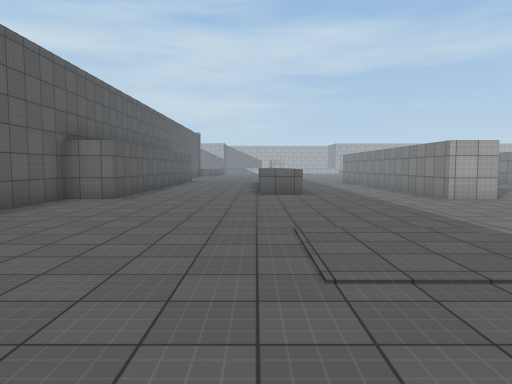
view 1 (above)

21 first-person views from a walk through a scene from a Unity 3-D project. The camera is 1.5 m above the floor, tilts 4° down and sees 70° across. The floor is counted in squares, 2 m on a side. Each view is taken from the middle of a square. On the plan, view 1 faces up. The plan holds only what a view shows up to about 11 squares ahead; the rest is blank. The place goes on beyond the plan. Surface patterns are stand-ins for the level's own textures.

view 2
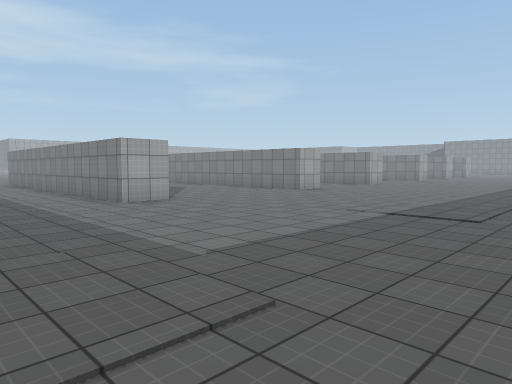

view 3
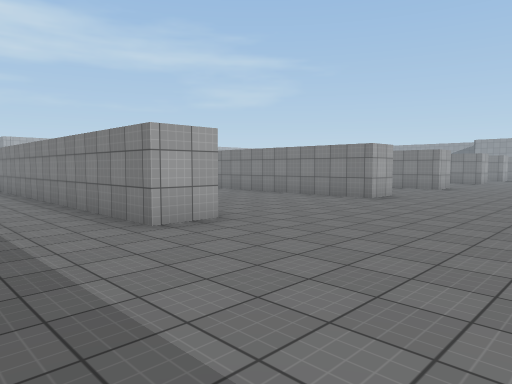

view 4
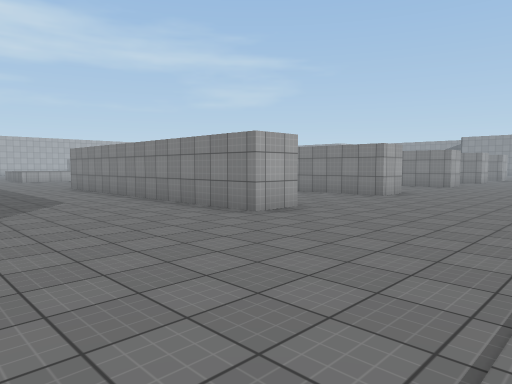

view 5
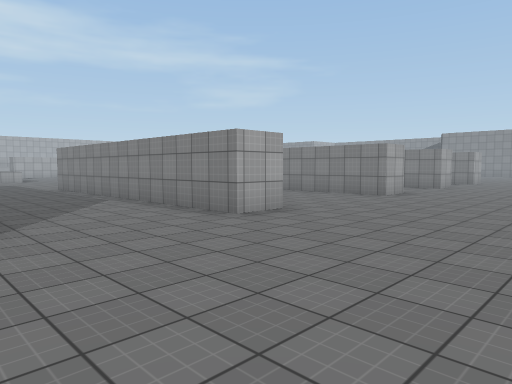

view 6
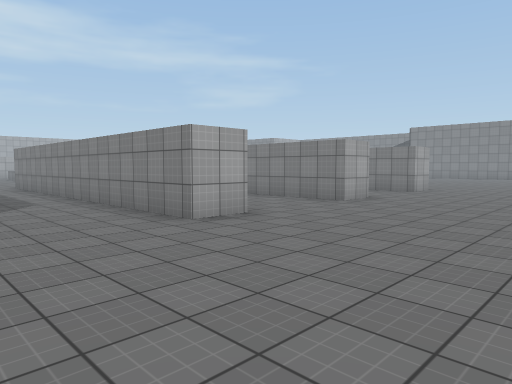

view 7
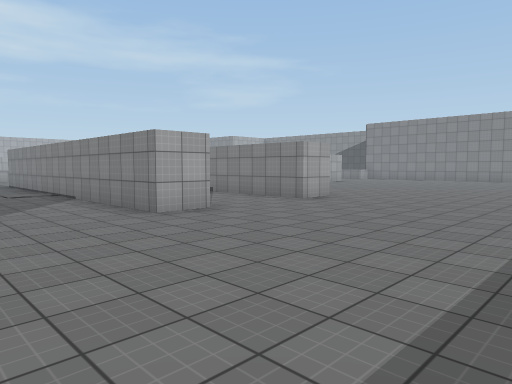

view 8
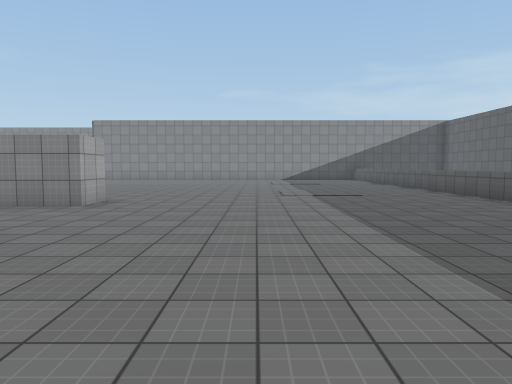

view 9
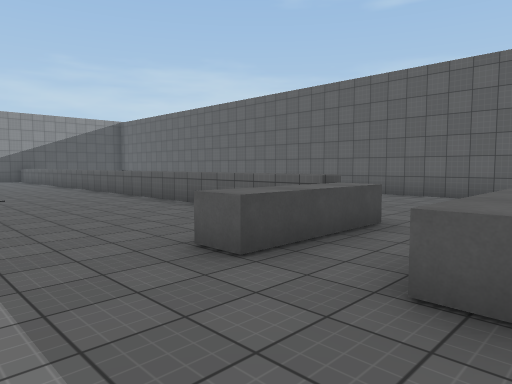

view 10
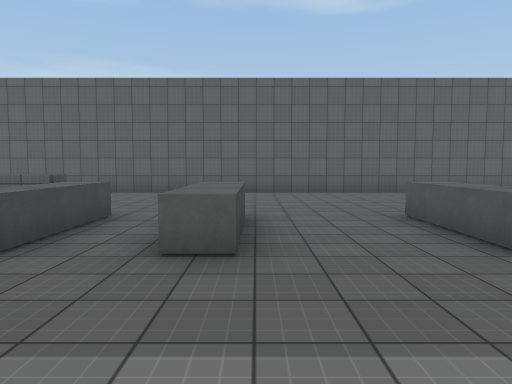

view 11
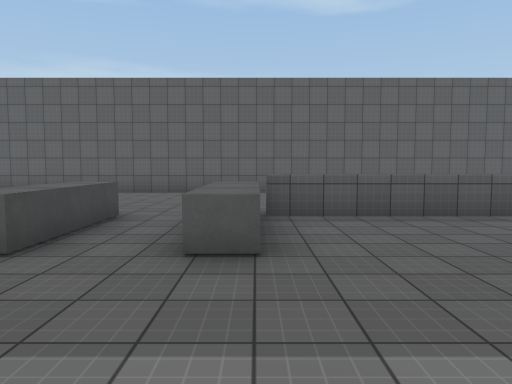

view 12
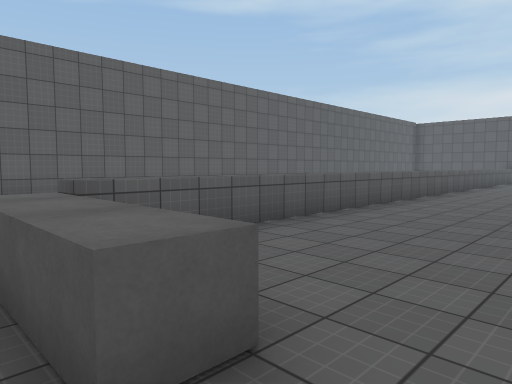

view 13
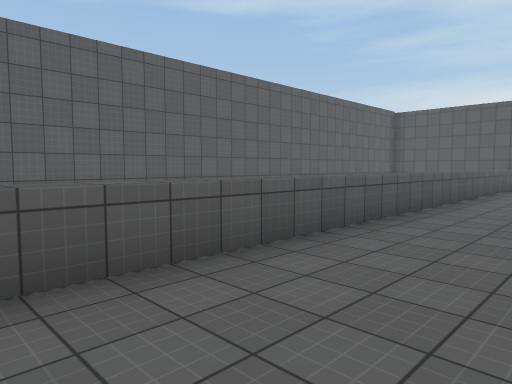

view 14
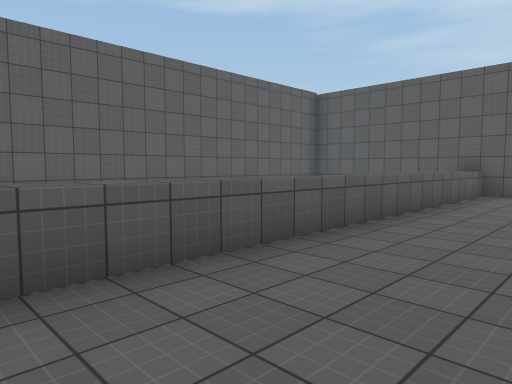

view 15
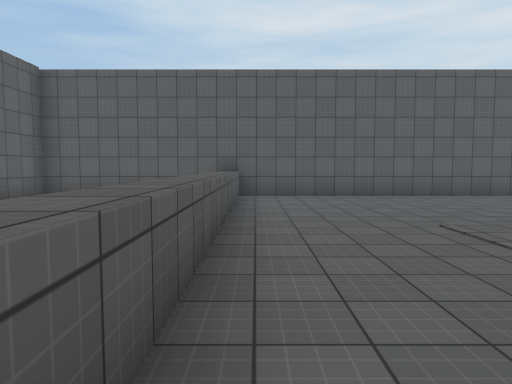

view 16
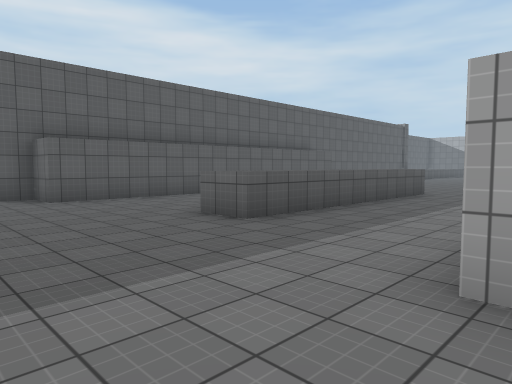

view 17
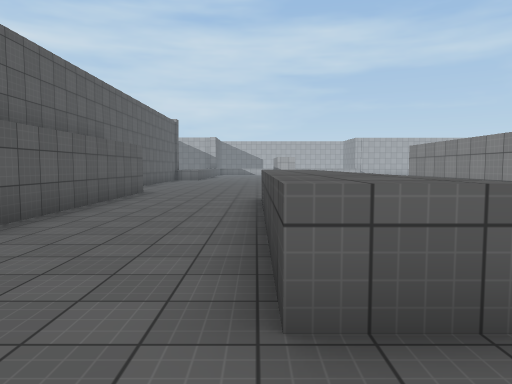

view 18
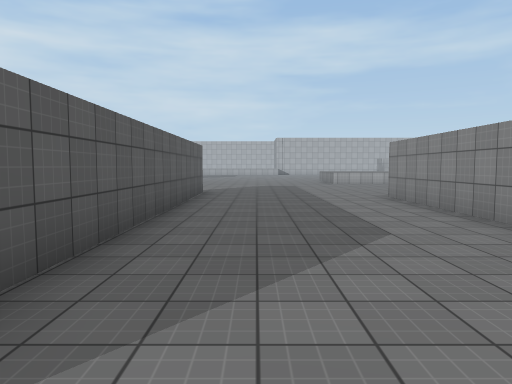

view 19
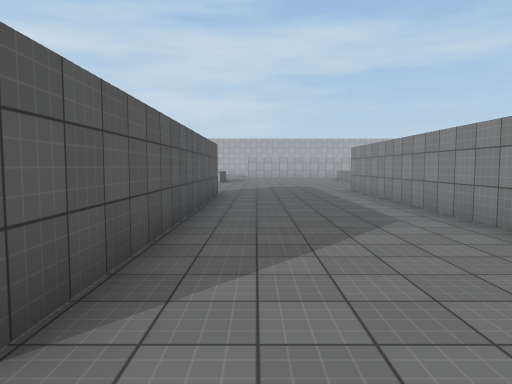

view 20
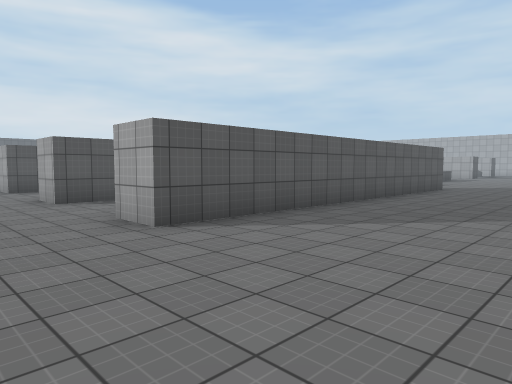

view 21
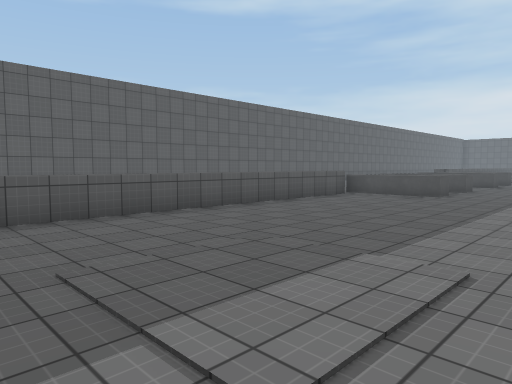

### Floor plan
Key: @ floor where view 1 was taken; # wall or solid block; . floor; ^ raised ledge.
Columns run from 5 left of view 1 to 33 right of it. Each row starts with its distance up from view 1.
 19   ....     .....
 18  #....    #.....     ....#        #..
 17  #......  #.....#    #...#        #..
 16  #...^^. .#.....# ..##...#   #    #..
 15  #...^^. .#.....# ..##...#  .#    #..
 14  #...^^...#.....# ..##...#  .#    #...
 13  #...^^...#.....# ..##...#  .#    #...
 12  #...^^...#.....#...##...#  .#   ##...
 11  #...^^...#.....#...##...# ..#  .##...
 10  #...^^...#.....#...##...# ..##..##...
  9 ##........#.....#...##...##..##..##....
  8 #......................................
  7 #......................................
  6 #......................................
  5 #......................................
  4 #......................................
  3 #......................................
  2 #....................^.^...............
  1 #....................^.^..^^.^.........
  0 #....@...............^.^..^^.^........
 -1  ^^^^^^^^^^^^^^^^^^^^...... ..^^^^^^^^
 -2 #                    ...... ..
 -3 #                    ...... ..
 -4 #                    ...... ...
 -5 #                     .....  ..
 -6  ####################################

Positions as (right, up) in squares from view 1, and headings:
1: (0, 0), facing up
2: (1, 1), facing up-right
3: (2, 4), facing up-right
4: (6, 4), facing up-right
5: (11, 4), facing up-right
6: (17, 4), facing up-right
7: (21, 3), facing up-right
8: (21, 5), facing right
9: (21, 4), facing down-right
10: (21, 5), facing down
11: (16, 5), facing down
12: (17, 3), facing down-left
13: (12, 2), facing down-left
14: (6, 2), facing down-left
15: (5, 0), facing left
16: (5, 6), facing up-left
17: (0, 8), facing up
18: (7, 8), facing up
19: (17, 7), facing up
20: (33, 6), facing up-left
21: (33, 5), facing down-left
